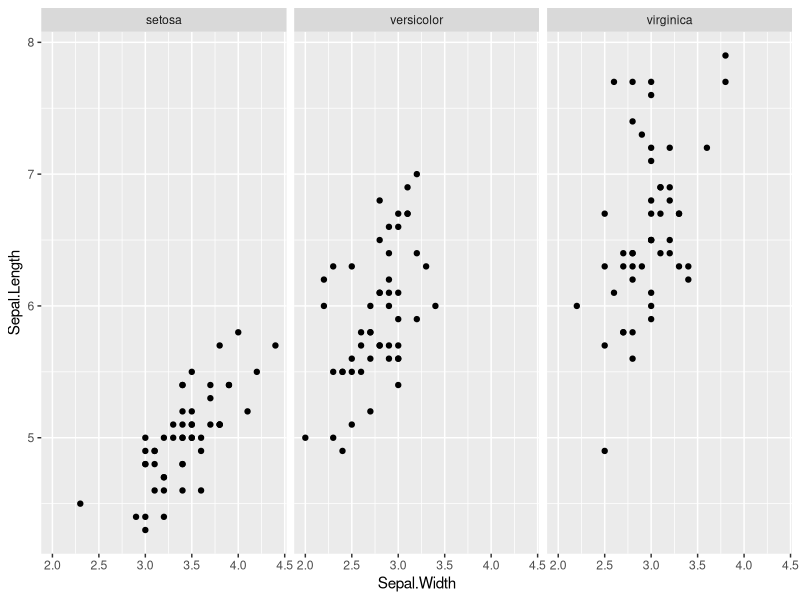
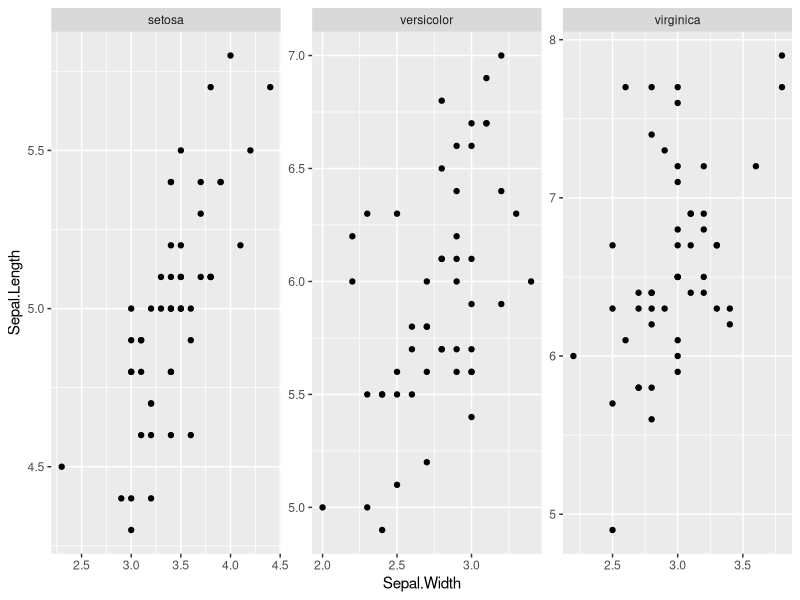

The R script that drew these images, in order:
## ---- chunk 1
knitr::opts_chunk$set(echo = TRUE)
## ---- chunk 2
library(ggplot2)

# using facet_wrap to create scatter plots by species
# range of coordinate values is consistent (fixed) across the scatter plots
ggplot(data = iris, mapping = aes(x = Sepal.Width, y = Sepal.Length)) + # normally y is target variable
  geom_point() +
  labs(x = "Sepal.Width", y = "Sepal.Length") +
  facet_wrap(~ Species)

ggplot(data = iris, mapping = aes(x = Sepal.Width, y = Sepal.Length)) + # normally y is target variable
  geom_point() +
  labs(x = "Sepal.Width", y = "Sepal.Length") +
  facet_wrap(~ Species, scales = "free")

# faceting with two or more factors is more common (iris dataset only has one i.e. species)
